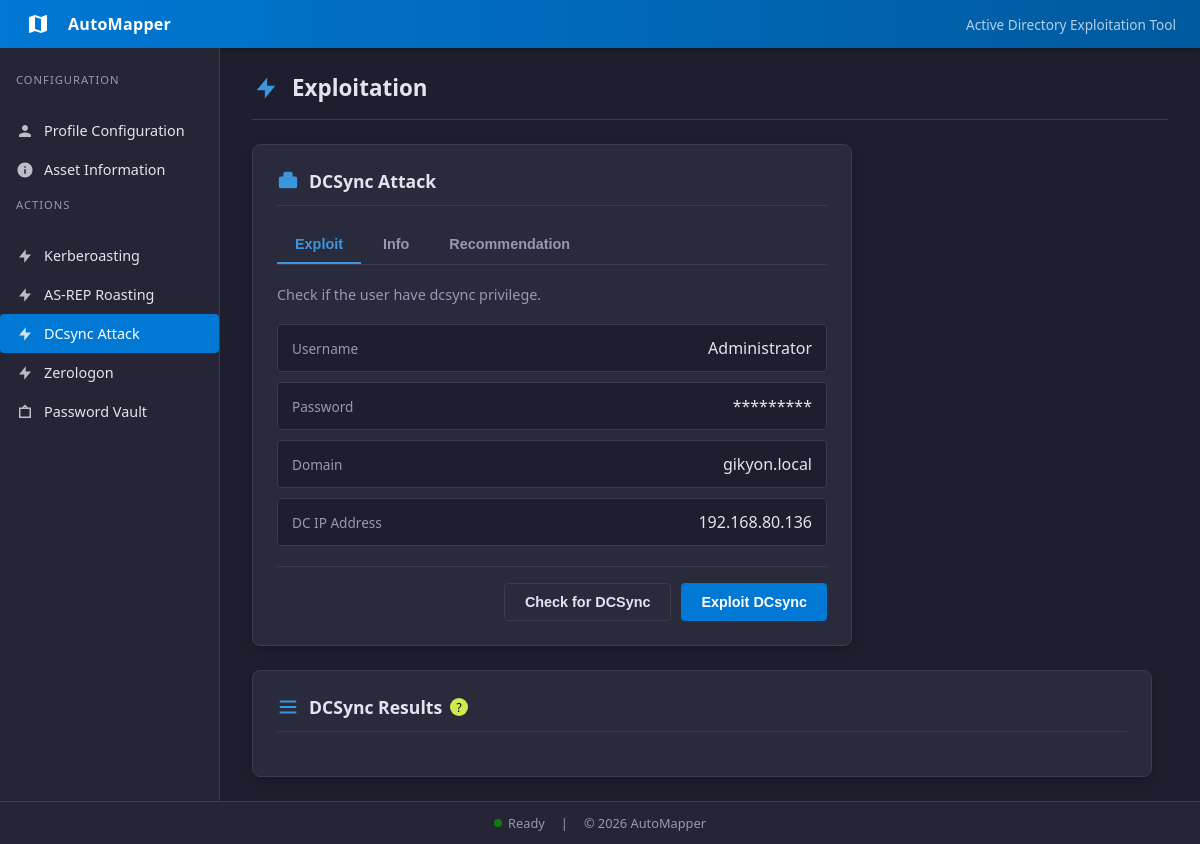
/dcsync, run on an earlier commit of the app's database.
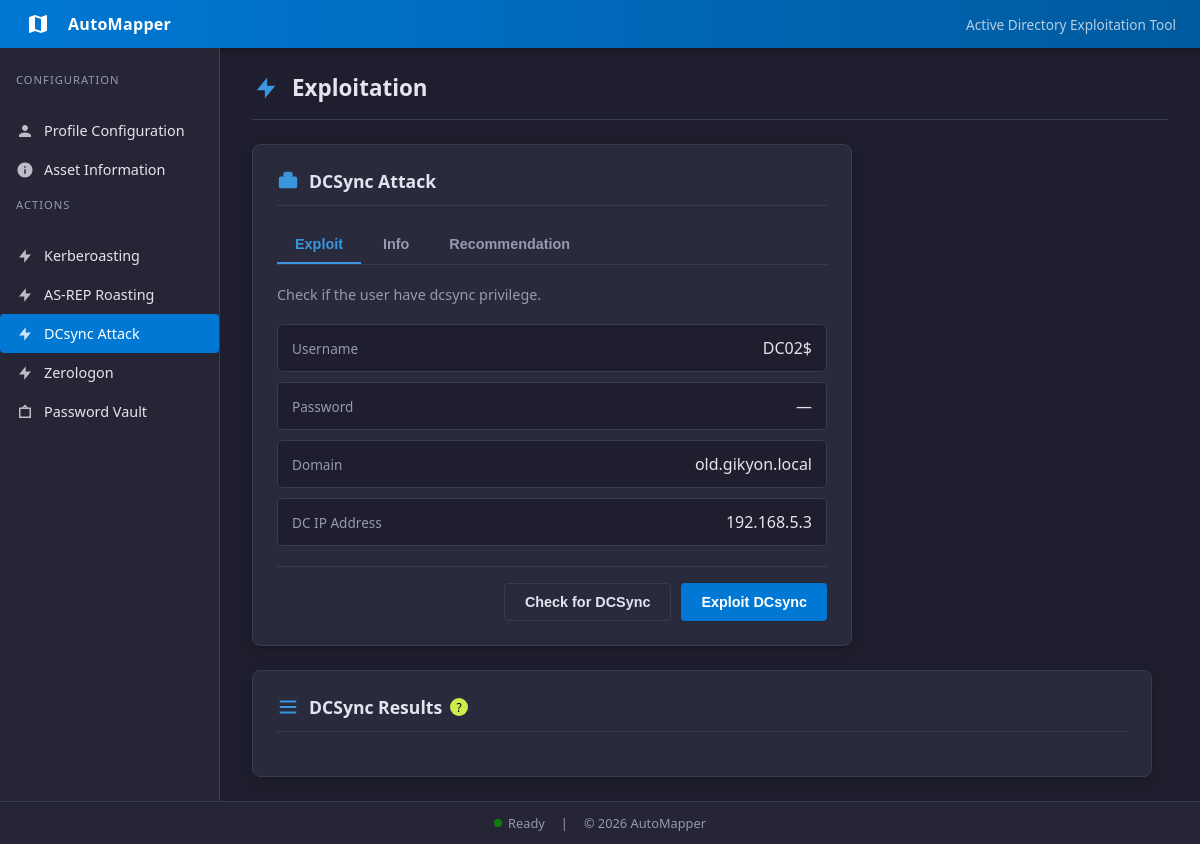
And on a later commit of the database.
### tables this page shows
CREATE TABLE profiles (
    description text,
    name text,
    password text,
    ntlmHash text,
    domain text,
    dc_ip text,
    fqdn text
, username text, dc_fqdn text, profile_description text);

### app/routes/main.py (the view, shortened to what this page needs)
@main_bp.route("/dcsync", methods=["GET", "POST"])
def dcsync():
    creds = _get_creds()
    results = []
    error = None
    status_message = None
    action = None
    return _render_exploit(
        "dcsync.html",
        creds,
        results,
        error,
        status_message,
        action,
    )

### app/db/database.py (called while the page is built)
def get_db():
    conn = sqlite3.connect(DB_PATH)
    conn.row_factory = sqlite3.Row
    return conn

def get_profile(name):
    conn = get_db()
    try:
        row = conn.execute(
            """
            SELECT name, username, password, domain, dc_ip, dc_fqdn, profile_description
            FROM profiles
            WHERE name = ?
            """,
            (name,),
        ).fetchone()
    finally:
        conn.close()
    if not row:
        return None
    return {
        "username": row["username"],
        "password": row["password"],
        "domain": row["domain"],
        "dc_ip": row["dc_ip"],
        "dc_fqdn": row["dc_fqdn"],
        "profile_description": row["profile_description"],
    }

def get_active_profile():
    conn = get_db()
    try:
        row = conn.execute(
            "SELECT value FROM app_state WHERE key = ?",
            ("active_profile",),
        ).fetchone()
    finally:
        conn.close()
    return row["value"] if row else None

### app/routes/main.py (called while the page is built)
def _get_creds():
    active_profile = get_active_profile()
    if not active_profile:
        return {}
    return get_profile(active_profile) or {}

### app/templates/dcsync.html (shortened to what this page needs)
{% extends 'base.html' %}
{% block content %}
<div class="page-header">
  <svg viewBox="0 0 24 24"><path d="M13 10V3L4 14h7v7l9-11h-7z"/></svg>
  <h1 class="page-title">Exploitation</h1>
</div>
<section class="card">
  <div class="card-header">
    <svg viewBox="0 0 24 24"><path d="M20 7h-3V4a2 2 0 0 0-2-2H9a2 2 0 0 0-2 2v3H4a2 2 0 0 0-2 2v9a2 2 0 0 0 2 2h16a2 2 0 0 0 2-2V9a2 2 0 0 0-2-2z"/></svg>
    <h1>DCSync Attack</h1>
  </div>
  <div class="tab-bar">
    <button class="tab-btn active" data-tab="exploit-tab">Exploit</button>
    <button class="tab-btn" data-tab="info-tab">Info</button>
    <button class="tab-btn" data-tab="rec-tab">Recommendation</button>
  </div>
  <div id="exploit-tab" class="tab-content active">
    <p class="subtitle">Check if the user have dcsync privilege.</p>
    <div class="output">
      <div class="output-row">
        <span class="label">Username</span>
        <span class="value">{{ creds.username or '—' }}</span>
      </div>
      <div class="output-row">
        <span class="label">Password</span>
        <span class="value">{{ '*' * (creds.password|length) if creds.password else '—' }}</span>
      </div>
      <div class="output-row">
        <span class="label">Domain</span>
        <span class="value">{{ creds.domain or '—' }}</span>
      </div>
      <div class="output-row">
        <span class="label">DC IP Address</span>
        <span class="value">{{ creds.dc_ip or '—' }}</span>
      </div>
    </div>
    <form method="POST" class="actions">
      <button class="btn secondary" name="action" value="check">
        Check for DCSync
      </button>
      <button class="btn" name="action" value="exploit">
        Exploit DCsync
      </button>
    </form>
  </div>
</section>
<section class="card result-card">
  <div class="card-header">
  <svg viewBox="0 0 24 24">
    <path d="M3 5h18v2H3V5zm0 6h18v2H3v-2zm0 6h18v2H3v-2z"/>
  </svg>
  <div class="header-with-tooltip">
    <h1>DCSync Results</h1>
    <div class="tooltip-container">
      <span class="info-icon">?</span>
    </div>
  </div>
</div>
</section>
{% endblock %}

What changed in the data, as far as the page shows it:
no longer on this page (row edited): profiles: username "Administrator", domain "gikyon.local", dc_ip "192.168.80.136"
added profiles: username "DC02$", domain "old.gikyon.local", dc_ip "192.168.5.3"
Also different on the page:
{{ '*' * (creds.password|length) if creds.password else '—' }}: "*********" → "—"
